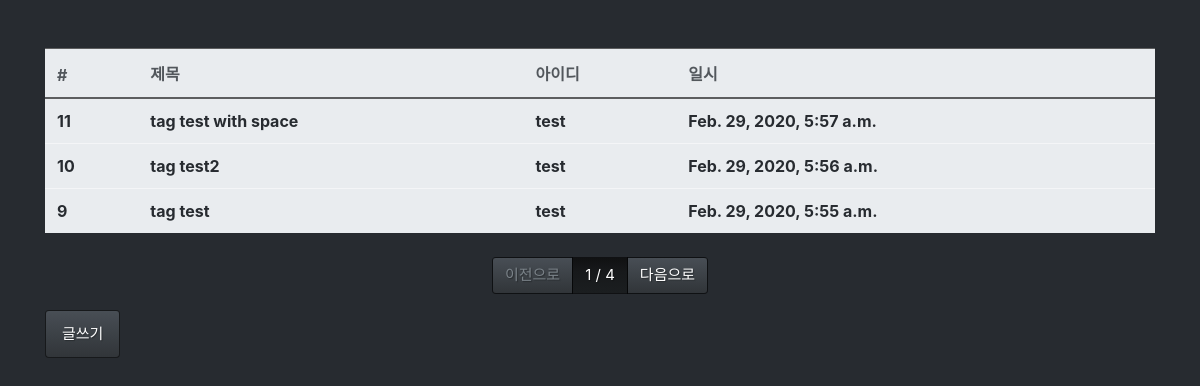
/board/list/, run on the app's committed database.
### board/models.py (models this page shows, shortened)
class Board(models.Model):
    objects = models.Manager()
    title = models.CharField(   max_length = 128,
                                verbose_name = "제목")
    contents = models.TextField(verbose_name = "내용")
    writer = models.ForeignKey( 'fcuser.Fcuser',
                                on_delete = models.CASCADE,
                                verbose_name = "작성자")
    tags = models.ManyToManyField('tag.Tag', verbose_name = "태그")
    registerd_dttm = models.DateTimeField(  auto_now_add = True,
                                            verbose_name = "등록시간")
    class Meta:
        db_table = "fastcampus_board"
        verbose_name = "게시글"
        verbose_name_plural = "게시글"

### fcuser/models.py (models this page shows)
class Fcuser(models.Model):
    objects = models.Manager()
    username = models.CharField(max_length = 64, verbose_name = "사용자명")
    useremail = models.EmailField(max_length=128, verbose_name = "사용자이메일")
    password = models.CharField(max_length = 64, verbose_name = "비밀번호")
    registerd_dttm = models.DateTimeField(  auto_now_add = True, verbose_name = "등록시간")
    def __str__(self):
        return self.username
    class Meta:
        db_table = "fastcampus_fcuser"
        verbose_name = "사용자"
        verbose_name_plural = "사용자"

### board/views.py (the view)
# urls.py: path('list/', views.board_list),
def board_list(request):
    all_boards = Board.objects.all().order_by('-id') # newly
    page = int(request.GET.get('p', 1))
    paginator = Paginator(all_boards, 3)
    boards = paginator.get_page(page)
    return render(request, 'board_list.html', {'boards' : boards})

### board/templates/board_list.html
{% extends "base.html" %}
{% block contents %}
<div class="row mt-5">
    <div class="col-12">
        <table class="table table-light">
            <thead class="thead-light">
                <tr>
                    <th>#</th>
                    <th>제목</th>
                    <th>아이디</th>
                    <th>일시</th>
                </tr>
            </thead>
            <tbody class="text-dark">
                {% for board in boards %}
                <tr onclick="location.href='/board/detail/{{ board.id }}'">
                    <th>{{ board.id }}</th>
                    <th>{{ board.title }}</th>
                    <th>{{ board.writer }}</th>
                    <th>{{ board.registerd_dttm }}</th>
                </tr>
                {% endfor %}
            </tbody>
        </table>
    </div>
</div>
<div class="row mt-2">
    <div class="col-12">
        <nav>
            <ul class="pagination justify-content-center">
                {% if boards.has_previous %}
                    <li class="page-item">
                        <a class="page-link" href="?p={{ boards.previous_page_number }}">이전으로</a>
                    </li>
                {% else %}
                    <li class="page-item disabled">
                        <a class="page-link" href="#">이전으로</a>
                    </li>
                {% endif %}
                    <li class="page-item active">
                        <a class="page-link" href="#">{{ boards.number }} / {{ boards.paginator.num_pages }}</a>
                    </li>
                {% if boards.has_next %}
                    <li class="page-item">
                        <a class="page-link" href="?p={{ boards.next_page_number }}">다음으로</a>
                    </li>
                {% else %}
                    <li class="page-item  disabled">
                        <a class="page-link" href="#">다음으로</a>
                    </li>
                {% endif %}
            </ul>
        </nav>
    </div>
</div>
<div>
    <div class="row">
        <div class="col-12">
            <button class="btn btn-primary" onclick="location.href='/board/write/'">글쓰기</button>
        </div>
    </div>
</div>
{% endblock %}

### board/templates/base.html (shortened to what this page needs)
<html>
<head>
    <link rel="stylesheet" href="/static/bootstrap.min.css" />
</head>
<body>
    <div class="container">
       {% block contents %}
       {% endblock %}
    </div>
</body>
</html>

### data on the page
Board: id "11", title "tag test with space", writer "test", registerd_dttm "Feb. 29, 2020, 5:57 a.m."
Board: id "10", title "tag test2", writer "test", registerd_dttm "Feb. 29, 2020, 5:56 a.m."
Board: id "9", title "tag test", writer "test", registerd_dttm "Feb. 29, 2020, 5:55 a.m."

### other printed values
{{ boards.number }} "1"
{{ boards.paginator.num_pages }} "4"
